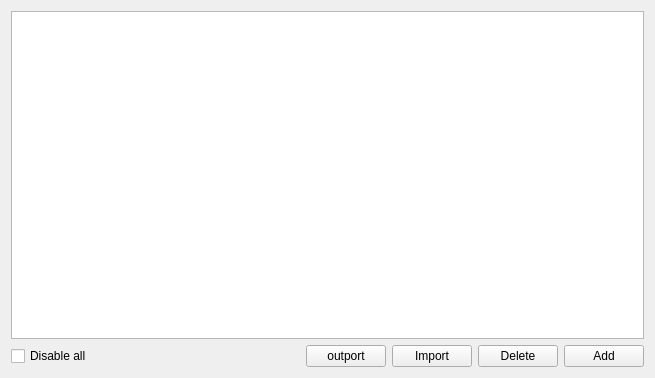
<?xml version="1.0" encoding="UTF-8"?>
<ui version="4.0">
 <class>SAKOtherAutoResponseItemManager</class>
 <widget class="QWidget" name="SAKOtherAutoResponseItemManager">
  <property name="geometry">
   <rect>
    <x>0</x>
    <y>0</y>
    <width>655</width>
    <height>378</height>
   </rect>
  </property>
  <property name="windowTitle">
   <string>Auto response settings</string>
  </property>
  <layout class="QGridLayout" name="gridLayout">
   <item row="1" column="5">
    <widget class="QPushButton" name="addItemPushButton">
     <property name="text">
      <string>Add</string>
     </property>
    </widget>
   </item>
   <item row="1" column="0">
    <widget class="QCheckBox" name="forbidAllCheckBox">
     <property name="text">
      <string>Disable all</string>
     </property>
    </widget>
   </item>
   <item row="0" column="0" colspan="6">
    <widget class="QListWidget" name="listWidget"/>
   </item>
   <item row="1" column="4">
    <widget class="QPushButton" name="deleteItemPushButton">
     <property name="text">
      <string>Delete</string>
     </property>
    </widget>
   </item>
   <item row="1" column="1">
    <widget class="QLabel" name="msgLabel">
     <property name="sizePolicy">
      <sizepolicy hsizetype="Expanding" vsizetype="Preferred">
       <horstretch>0</horstretch>
       <verstretch>0</verstretch>
      </sizepolicy>
     </property>
     <property name="text">
      <string/>
     </property>
    </widget>
   </item>
   <item row="1" column="2">
    <widget class="QPushButton" name="outportPushButton">
     <property name="text">
      <string>outport</string>
     </property>
    </widget>
   </item>
   <item row="1" column="3">
    <widget class="QPushButton" name="importPushButton">
     <property name="text">
      <string>Import</string>
     </property>
    </widget>
   </item>
  </layout>
 </widget>
 <resources/>
 <connections/>
</ui>
